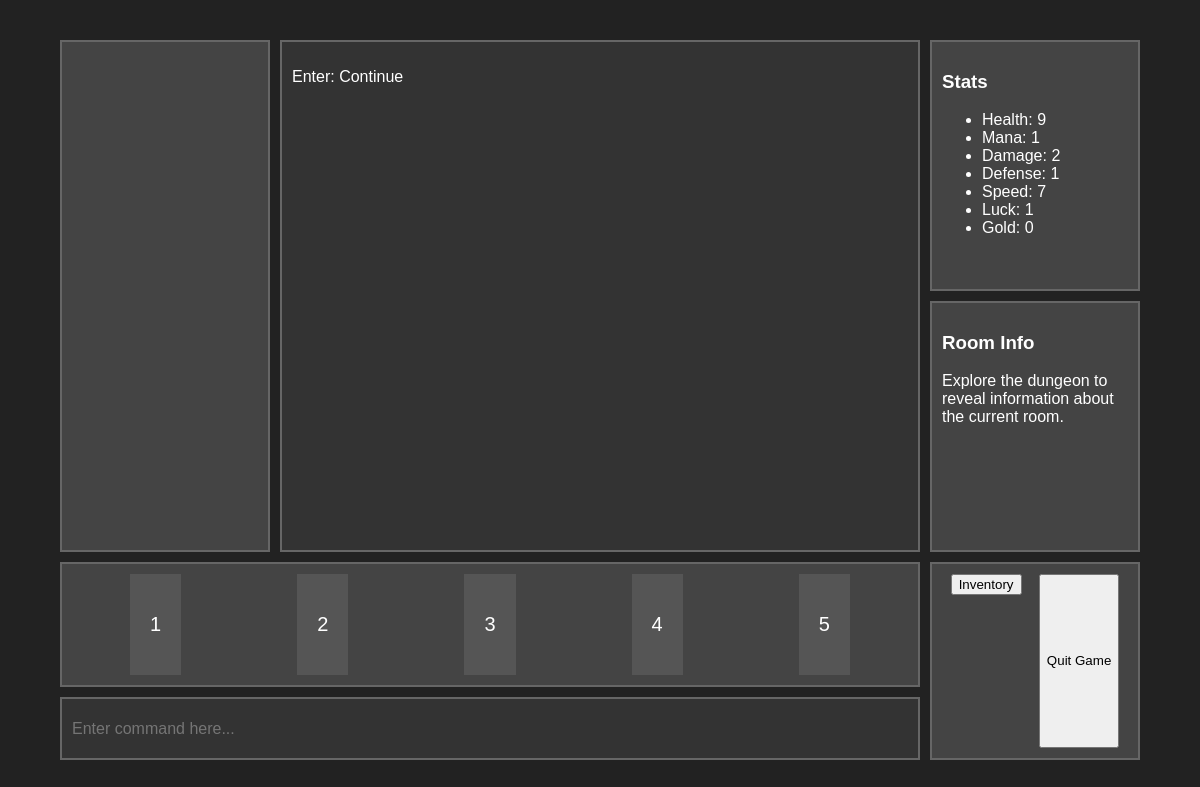
The app's page /game/2, older data.
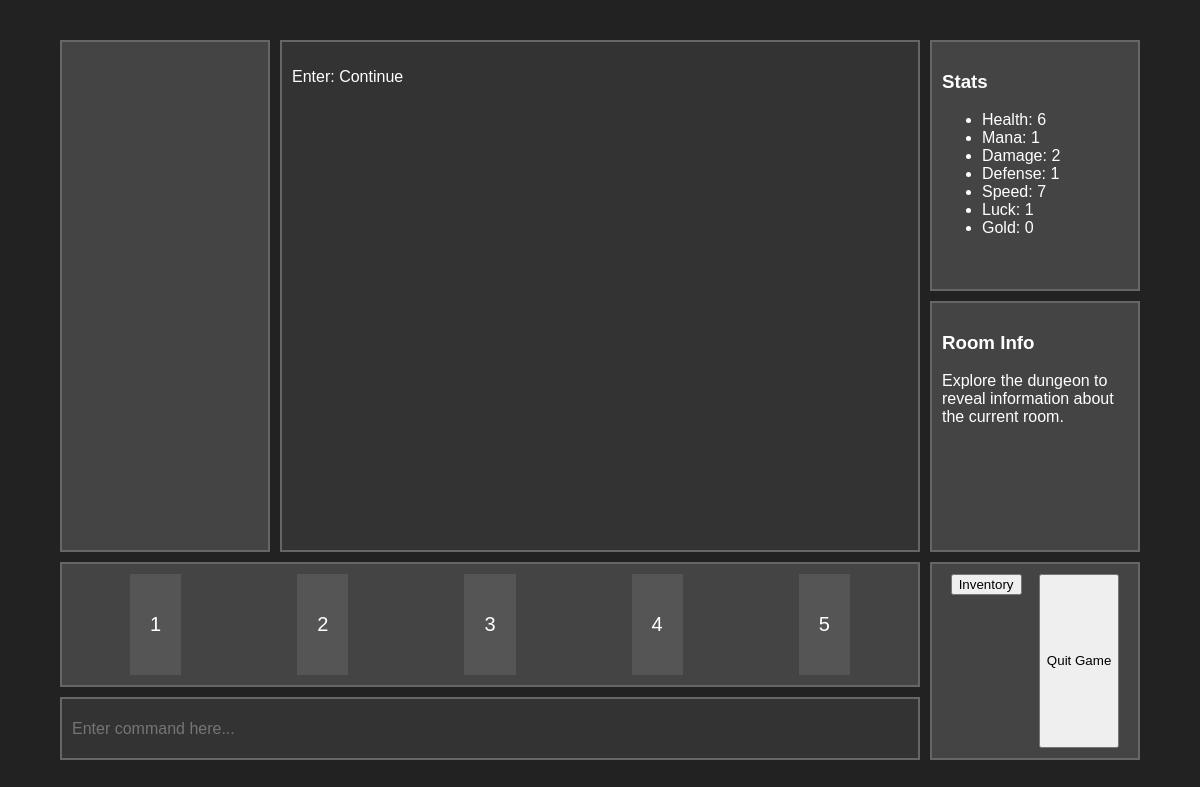
The same page, newer data.
### models/character.py (models this page shows, shortened)
class Character(db.Model):
    __tablename__ = 'characters'
    skill_point = 2
    id = db.Column(db.Integer, primary_key=True)
    name = db.Column(db.String(50), nullable=False)
    classification = db.Column(db.String(50))
    level = db.Column(db.Integer)
    experience = db.Column(db.Integer)
    mexperience = db.Column(db.Integer)
    health = db.Column(db.Integer)
    mhealth = db.Column(db.Integer)
    mana = db.Column(db.Integer)
    mmana = db.Column(db.Integer)
    damage = db.Column(db.Integer)
    defense = db.Column(db.Integer)
    accuracy = db.Column(db.Integer)
    speed = db.Column(db.Integer)
    luck = db.Column(db.Integer)
    dungeon_level = db.Column(db.Integer)
    gold = db.Column(db.Integer)
    inventory = db.relationship('Item', secondary=character_items, backref=db.backref('owners', lazy=True))

### game.py (the view)
@app.route('/game/<int:character_id>', methods=['GET'])
def continue_game(character_id):
    character = db.session.get(Character, character_id)
    session['character_id'] = character.id
    messages = ['Enter: Continue']
    session['init'] = True
    if character:
        return render_template('main.html', character=character, messages=messages)
    else:
        return redirect(url_for('start_screen'))

### templates/main.html (shortened to what this page needs)
<!DOCTYPE html>
<html lang="en">
<head>
    <link rel="stylesheet" href="{{ url_for('static', filename='main.css') }}">
</head>
<body>
    <div class="container">
        <div class="image-box">
        </div>
        <div class="text-box" id="text-box">
            {% for message in messages %}
                <p>{{ message|safe }}</p>
            {% endfor %}
        </div>
        <div class="stats-box">
            <h3>Stats</h3>
            <ul>
                <li>Health: {{ character.health }}</li>
                <li>Mana: {{ character.mana }}</li>
                <li>Damage: {{ character.damage }}</li>
                <li>Defense: {{ character.defense }}</li>
                <li>Speed: {{ character.speed }}</li>
                <li>Luck: {{ character.luck }}</li>
                <li>Gold: {{ character.gold }}</li>
            </ul>
        </div>
        <div class="info-box" id="info-box">
            <h3>Room Info</h3>
            <p>Explore the dungeon to reveal information about the current room.</p>
        </div>
        <div class="action-box">
            <button onclick="sendInput('1')">1</button>
            <button onclick="sendInput('2')">2</button>
            <button onclick="sendInput('3')">3</button>
            <button onclick="sendInput('4')">4</button>
            <button onclick="sendInput('5')">5</button>
        </div>
        <div class="menu-box">
            <form action="/inventory/characters.id" method="POST">
                <button type="submit" id="inventory-btn" class="action-btn">Inventory</button>
            </form>
            <button onclick="quitGame()">Quit Game</button>
        </div>
        <div class="input-box">
            <form action="/main" method="POST" id="input-form">
                <input type="text"
                       id="command-input"
                       name="command"
                       style="width: 80%; height: 100%; color: white; background-color: #333;"
                       placeholder="Enter command here..."
                       autocomplete="off"
                       onkeydown="handleInput(event)">
            </form>
        </div>
    </div>
</body>
</html>

### static/main.css (style rules this page uses)
body { font-family: Arial, sans-serif; margin: 0; padding: 0; display: flex; justify-content: center; align-items: center; height: 100vh; background-color: #222; color: #ffffff; }
.container { display: grid; grid-template-areas: "image-box text-box text-box stats-box" "image-box text-box text-box info-box" "action-box action-box action-box menu-box" "input-box input-box input-box menu-box"; grid-template-columns: 2fr 3fr 3fr 2fr; grid-template-rows: 2fr 2fr 1fr 0.5fr; gap: 10px; width: 90%; height: 90%; }
.image-box { grid-area: image-box; background-color: #444; padding: 10px; border: 2px solid #666; overflow-y: auto; }
.info-box { grid-area: info-box; background-color: #444; padding: 10px; border: 2px solid #666; overflow-y: auto; }
.text-box { grid-area: text-box; background-color: #333; padding: 10px; border: 2px solid #666; overflow-y: auto; }
.stats-box { grid-area: stats-box; background-color: #444; padding: 10px; border: 2px solid #666; overflow-y: auto; }
.input-box { grid-area: input-box; background-color: #333; display: flex; align-items: center; justify-content: center; border: 2px solid #666; padding: 0; }
.input-box form { width: 100%; height: 100%; }
.input-box input[type="text"] { width: 100%; height: 100%; font-size: 16px; padding: 0 10px; border: none; outline: none; }
.action-box { grid-area: action-box; background-color: #444; padding: 10px; border: 2px solid #666; display: flex; justify-content: space-around; }
.action-box button { background-color: #555; color: white; font-size: 20px; border: none; padding: 10px 20px; cursor: pointer; transition: 0.3s; }
.menu-box { grid-area: menu-box; background-color: #444; padding: 10px; border: 2px solid #666; display: flex; justify-content: space-around; }

Row changes from the older to the newer data that the page shows:
changed Character: health "9" → "6"
